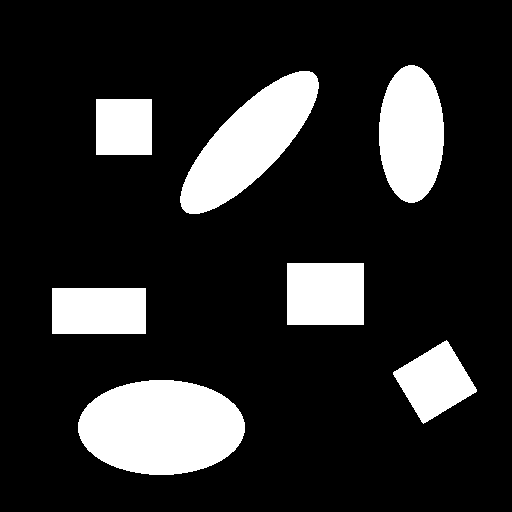
#> input picture Trabalho2/entrada.png, 512 x 512 px
$ python trabalho2.py   (Python 2 division)
#> lines starting #> are read from the running program, lines starting #| are printed output that depends on the picture; after the words box and inside, x2 and y2 are one past the last pixel; in counts of white or black regions, pixels touching at a corner belong together
# -*- coding: utf-8 -*-
from PIL import Image
import numpy as np
from collections import deque

def rotula(img):
	contador = 0
	minX = []
	minY = []
	maxX = []
	maxY = []
	visitado = img < 255
	for x in range(0, img.shape[1]):
		for y in range(0, img.shape[0]):
			if not visitado[x, y]:
				contador += 1
				q = deque()
				q.append([x, y])
				aX, aY, bX, bY = vizinhos(img, q, contador, visitado)
				minX.append(aX)
				minY.append(aY)
				maxX.append(bX)
				maxY.append(bY)
	print "Há " + str(contador) + " elementos na imagem."
	return contador, minX, minY, maxX, maxY

def vizinhos(img, fila, contador, visitado):
	minX = float('Inf')
	minY = float('Inf')
	maxX = -1
	maxY = -1
	while fila:
		px = fila.popleft()
		x = px[0]
		y = px[1]
		if (x > 0 and x < img.shape[1] and y > 0 and y < img.shape[0]):
			if not visitado[x, y]:
				img[x, y] = 255 - contador * 10
				visitado[x, y] = True
				fila.append([x+1, y])
				fila.append([x-1, y])
				fila.append([x, y+1])
				fila.append([x, y-1])
				if x < minX: minX = x
				if y < minY: minY = y
				if x > maxX: maxX = x
				if y > maxY: maxY = y
	return minX, minY, maxX, maxY

def corte(img, minX, minY, maxX, maxY, i):
	return img[minX[i]:maxX[i], minY[i]:maxY[i]]

#Abre Imagem
img = Image.open('entrada.png')
#> img is the input picture: PIL image 512x512 P; 17.1% white; 7 white regions, largest, box (x1, y1, x2, y2) and area: (78, 380, 245, 475) 12469, (180, 71, 319, 214) 9349, (379, 65, 444, 203) 7046

#Converte para tons de cinza
img = img.convert('L')
img = np.asarray(img, dtype="int32")

#Threshold para limitar a imagem em 2 tons de cinza
img[img > 127] = 255
img[img <= 127] = 0

cont, minX, minY, maxX, maxY = rotula(img)
#> after the loop in rotula, `for x in range(0, img.shape[1]):`:
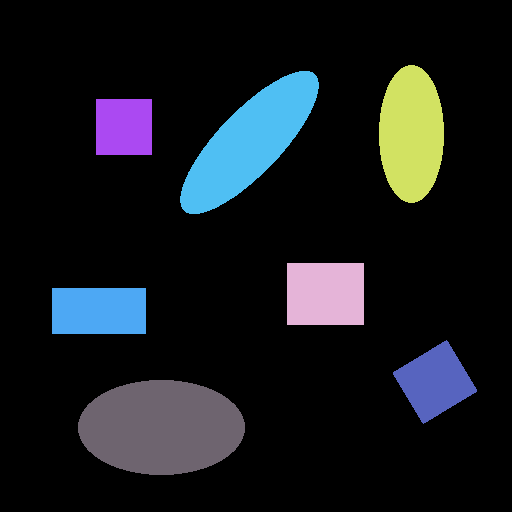
#> img: shape (512, 512) int32; 8 distinct labels, from 0 to 245; one colour per label, 0 black
#> after the loop in rotula, `for x in range(0, img.shape[1]):`: contador = 7; maxX = [202, 213, 154, 324, 333, 423, 474]; maxY = [443, 318, 151, 363, 145, 476, 244]; minX = [65, 71, 99, 263, 288, 340, 380]; minY = [379, 180, 96, 287, 52, 393, 78]
#| Há 7 elementos na imagem.
#> cont = 7; minX = [65, 71, 99, 263, 288, 340, 380]; minY = [379, 180, 96, 287, 52, 393, 78]; maxX = [202, 213, 154, 324, 333, 423, 474]; maxY = [443, 318, 151, 363, 145, 476, 244]

#Pergunta ao usuário qual elemento cortar
#> (the run stopped early here; a loop or call above may not have finished)
